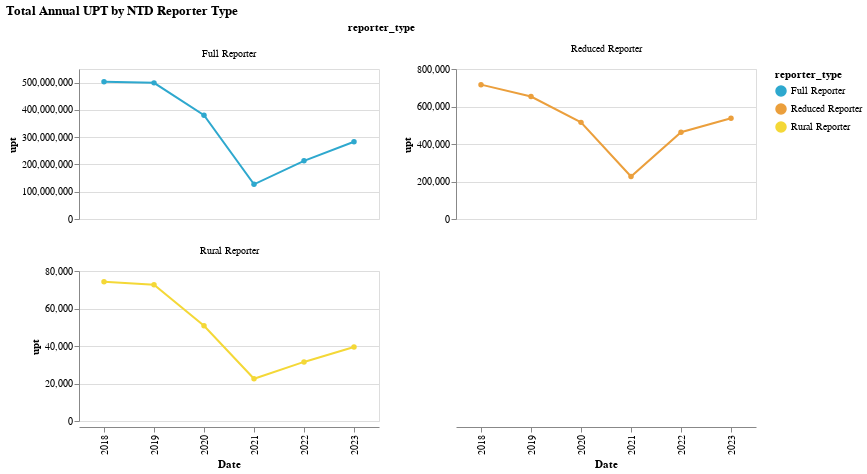

Notebook source saved alongside this figure:
### Markdown cell above
## Reporter Type

### Code cell
make_line_chart(by_reporter_type_long, y_col = "upt", color_col = "reporter_type", title= "Total Annual UPT by NTD Reporter Type")

### Figure 1 — Vega-Lite specification as saved in the notebook (floating-point values rounded to 4 significant figures)
{"config": {"view": {"continuousWidth": 300, "continuousHeight": 300}}, "data": {"name": "data-d07ec7c153659a7f7e4554ed0f049d37"}, "facet": {"field": "reporter_type", "type": "nominal"}, "spec": {"mark": {"type": "line", "point": true}, "encoding": {"color": {"field": "reporter_type", "scale": {"range": ["#2EA8CE", "#EB9F3C", "#F4D837", "#51BF9D", "#8CBCCB", "#9487C0", "#136C97", "#E16B26", "#F6BF16", "#00896B", "#7790A3", "#5B559C"]}, "type": "nominal"}, "tooltip": [{"field": "year", "type": "nominal"}, {"field": "upt", "type": "quantitative"}, {"field": "reporter_type", "type": "nominal"}, {"field": "RTPA", "type": "nominal"}], "x": {"field": "year", "title": "Date", "type": "ordinal"}, "y": {"field": "upt", "title": "upt", "type": "quantitative"}}, "height": 150, "name": "view_11", "width": 300}, "columns": 2, "params": [{"name": "param_12", "select": {"type": "interval", "encodings": ["x", "y"]}, "bind": "scales", "views": ["view_11"]}], "resolve": {"scale": {"y": "independent"}}, "title": "Total Annual UPT by NTD Reporter Type", "$schema": "https://vega.github.io/schema/vega-lite/v5.20.1.json", "datasets": {"data-d07ec7c153659a7f7e4554ed0f049d37": [{"reporter_type": "Full Reporter", "RTPA": "Metropolitan Transportation Commission", "year": "2018", "upt": 503100000.0, "previous_y_upt": 0.0, "change_1yr": 0.0, "pct_change_1yr": 100.0}, {"reporter_type": "Full Reporter", "RTPA": "Metropolitan Transportation Commission", "year": "2019", "upt": 499200000.0, "previous_y_upt": 503100000.0, "change_1yr": -3934000.0, "pct_change_1yr": -0.79}, {"reporter_type": "Full Reporter", "RTPA": "Metropolitan Transportation Commission", "year": "2020", "upt": 380600000.0, "previous_y_upt": 499200000.0, "change_1yr": -118500000.0, "pct_change_1yr": -31.14}, {"reporter_type": "Full Reporter", "RTPA": "Metropolitan Transportation Commission", "year": "2021", "upt": 127200000.0, "previous_y_upt": 380600000.0, "change_1yr": -253500000.0, "pct_change_1yr": -199.3}, {"reporter_type": "Full Reporter", "RTPA": "Metropolitan Transportation Commission", "year": "2022", "upt": 213400000.0, "previous_y_upt": 127200000.0, "change_1yr": 86180000.0, "pct_change_1yr": 40.39}, {"reporter_type": "Full Reporter", "RTPA": "Metropolitan Transportation Commission", "year": "2023", "upt": 283100000.0, "previous_y_upt": 213400000.0, "change_1yr": 69790000.0, "pct_change_1yr": 24.65}, {"reporter_type": "Reduced Reporter", "RTPA": "Metropolitan Transportation Commission", "year": "2018", "upt": 716500.0, "previous_y_upt": 0.0, "change_1yr": 0.0, "pct_change_1yr": 100.0}, {"reporter_type": "Reduced Reporter", "RTPA": "Metropolitan Transportation Commission", "year": "2019", "upt": 653100.0, "previous_y_upt": 716500.0, "change_1yr": -63420.0, "pct_change_1yr": -9.71}, {"reporter_type": "Reduced Reporter", "RTPA": "Metropolitan Transportation Commission", "year": "2020", "upt": 515300.0, "previous_y_upt": 653100.0, "change_1yr": -137800.0, "pct_change_1yr": -26.73}, {"reporter_type": "Reduced Reporter", "RTPA": "Metropolitan Transportation Commission", "year": "2021", "upt": 226700.0, "previous_y_upt": 515300.0, "change_1yr": -288700.0, "pct_change_1yr": -127.4}, {"reporter_type": "Reduced Reporter", "RTPA": "Metropolitan Transportation Commission", "year": "2022", "upt": 463000.0, "previous_y_upt": 226700.0, "change_1yr": 236400.0, "pct_change_1yr": 51.05}, {"reporter_type": "Reduced Reporter", "RTPA": "Metropolitan Transportation Commission", "year": "2023", "upt": 537100.0, "previous_y_upt": 463000.0, "change_1yr": 74100.0, "pct_change_1yr": 13.8}, {"reporter_type": "Rural Reporter", "RTPA": "Metropolitan Transportation Commission", "year": "2018", "upt": 74250.0, "previous_y_upt": 0.0, "change_1yr": 0.0, "pct_change_1yr": 100.0}, {"reporter_type": "Rural Reporter", "RTPA": "Metropolitan Transportation Commission", "year": "2019", "upt": 72630.0, "previous_y_upt": 74250.0, "change_1yr": -1623.0, "pct_change_1yr": -2.23}, {"reporter_type": "Rural Reporter", "RTPA": "Metropolitan Transportation Commission", "year": "2020", "upt": 50820.0, "previous_y_upt": 72630.0, "change_1yr": -21810.0, "pct_change_1yr": -42.91}, {"reporter_type": "Rural Reporter", "RTPA": "Metropolitan Transportation Commission", "year": "2021", "upt": 22520.0, "previous_y_upt": 50820.0, "change_1yr": -28300.0, "pct_change_1yr": -125.6}, {"reporter_type": "Rural Reporter", "RTPA": "Metropolitan Transportation Commission", "year": "2022", "upt": 31510.0, "previous_y_upt": 22520.0, "change_1yr": 8989.0, "pct_change_1yr": 28.53}, {"reporter_type": "Rural Reporter", "RTPA": "Metropolitan Transportation Commission", "year": "2023", "upt": 39460.0, "previous_y_upt": 31510.0, "change_1yr": 7948.0, "pct_change_1yr": 20.14}]}}
